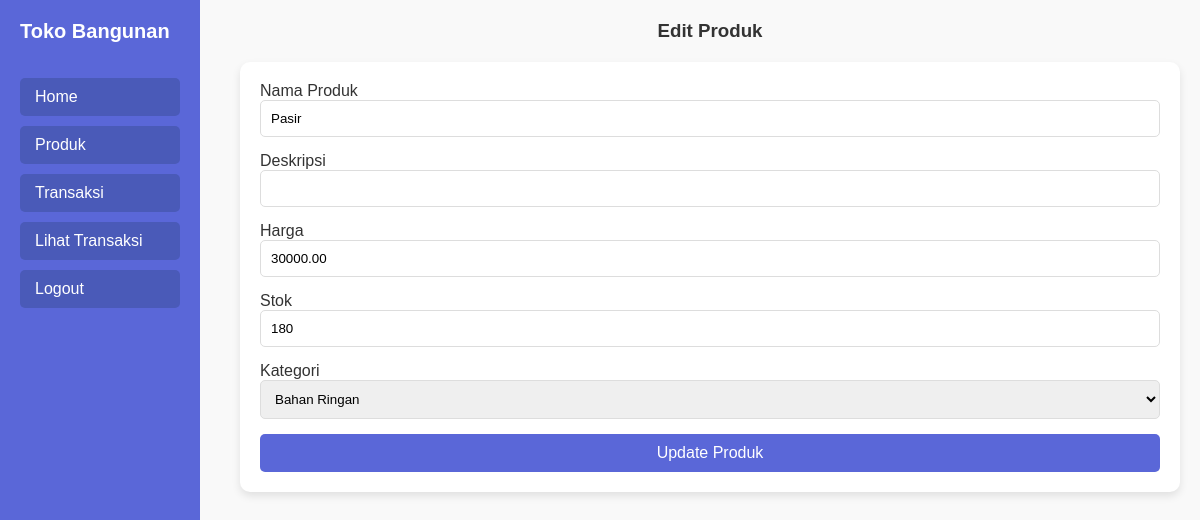
The app's page /edit_produk.php?id=3 (signed in) with its own data.
### tables this page shows
CREATE TABLE `produk` (
  `IdProduk` int NOT NULL,
  `NamaProduk` varchar(100) NOT NULL,
  `Deskripsi` text,
  `Harga` decimal(10,2) NOT NULL,
  `Stok` int DEFAULT '0',
  `IdKategori` int DEFAULT NULL
);

### edit_produk.php (the view, shortened to what this page needs)
<?php
include('koneksi.php');
if (isset($_GET['id'])) {
    $idProduk = $_GET['id'];
    $sqlProduk = "SELECT * FROM produk WHERE IdProduk = '$idProduk'";
    $resultProduk = $conn->query($sqlProduk);
    if ($resultProduk->num_rows > 0) {
        $produk = $resultProduk->fetch_assoc();
    } else {
        die("Produk tidak ditemukan.");
    }
} else {
    die("ID produk tidak ditemukan.");
}
$sqlKategori = "SELECT * FROM kategori";
$resultKategori = $conn->query($sqlKategori);
?>
<!DOCTYPE html>
<html lang="id">
<head>
</head>
<body>
    <div class="navbar">
        <h1>Toko Bangunan</h1>
        <a href="index.php">Home</a>
        <a href="produk.php">Produk</a>
        <a href="transaksi.php">Transaksi</a>
        <a href="lihat_transaksi.php">Lihat Transaksi</a>
        <a href="logout.php">Logout</a>
    </div>
    <div class="content">
        <h3>Edit Produk</h3>
        <form method="POST" action="edit_produk.php?id=<?php echo $produk['IdProduk']; ?>">
            <label for="nama_produk">Nama Produk</label>
            <input type="text" id="nama_produk" name="nama_produk" value="<?php echo $produk['NamaProduk']; ?>"
                required>
            <label for="deskripsi">Deskripsi</label>
            <input type="text" id="deskripsi" name="deskripsi" value="<?php echo $produk['Deskripsi']; ?>">
            <label for="harga">Harga</label>
            <input type="number" id="harga" name="harga" value="<?php echo $produk['Harga']; ?>" required>
            <label for="stok">Stok</label>
            <input type="number" id="stok" name="stok" value="<?php echo $produk['Stok']; ?>" required>
            <label for="id_kategori">Kategori</label>
            <select id="id_kategori" name="id_kategori" required>
                <?php
                if ($resultKategori->num_rows > 0) {
                    while ($row = $resultKategori->fetch_assoc()) {
                        $selected = $row['IdKategori'] == $produk['IdKategori'] ? 'selected' : '';
                        echo "<option value='{$row['IdKategori']}' $selected>{$row['NamaKategori']}</option>";
                    }
                }
                ?>
            </select>
            <button type="submit">Update Produk</button>
        </form>
    </div>
</body>
</html>

### edit_produk.php (style rules this page uses)
* { margin: 0; padding: 0; box-sizing: border-box; }
body { font-family: Arial, sans-serif; background-color: #f9f9f9; color: #333; display: flex; }
.navbar { width: 200px; background-color: #5a67d8; height: 100vh; padding: 20px; position: fixed; display: flex; flex-direction: column; align-items: flex-start; }
.navbar h1 { color: #fff; font-size: 20px; margin-bottom: 30px; }
.navbar a { color: #fff; text-decoration: none; padding: 10px 15px; width: 100%; background-color: #4a5ab8; border-radius: 5px; margin: 5px 0; transition: background-color 0.3s; text-align: left; }
.content { margin-left: 220px; padding: 20px; width: calc(100% - 220px); }
h3 { color: #333; text-align: center; margin-bottom: 20px; }
form { background-color: #fff; padding: 20px; border-radius: 10px; box-shadow: 0 4px 8px rgba(0, 0, 0, 0.1); }
label { font-size: 16px; margin-bottom: 8px; }
input, select { width: 100%; padding: 10px; margin-bottom: 15px; border: 1px solid #ddd; border-radius: 5px; }
button { width: 100%; padding: 10px; background-color: #5a67d8; color: white; border: none; border-radius: 5px; font-size: 16px; cursor: pointer; }

### records on screen
produk: nama_produk "Pasir", harga "30000.00", stok "180"

### other values on screen
form field id_kategori "Bahan Ringan"
